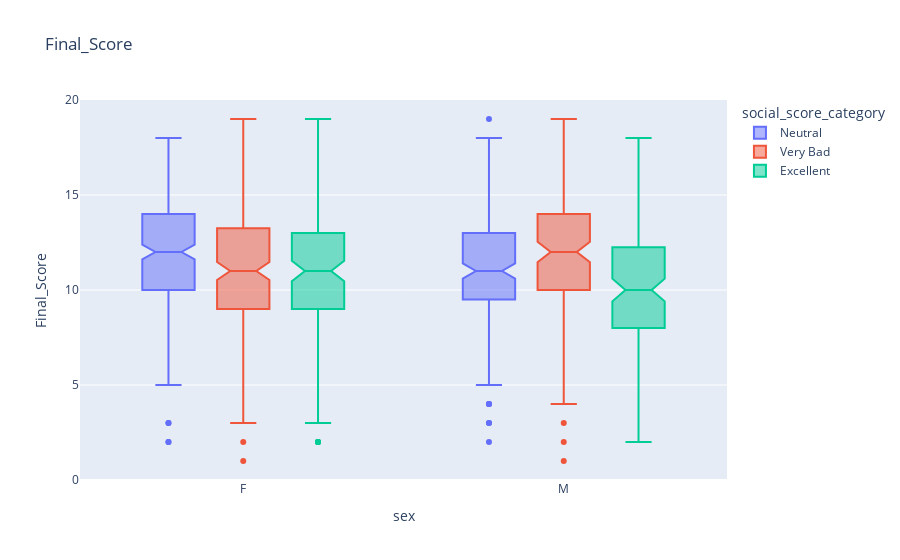

Write notebook code for a chart like this one.
### Code cell
fig = px.box(df, x="sex", y="Final_Score", color="social_score_category",
             notched=True, # used notched shape
             title="Final_Score",
             #hover_data=["day"] # add day column to hover data
            )
fig.show()

### Figure 1 — Plotly figure (JSON) as saved in the notebook; plotly's stock layout.template omitted (floating-point values rounded to 4 significant figures; data arrays with more than 128 entries replaced by an {"elided": "..."} marker saying what was removed)
{"data": [{"alignmentgroup": "True", "hovertemplate": "social_score_category=Neutral<br>sex=%{x}<br>Final_Score=%{y}<extra></extra>", "legendgroup": "Neutral", "marker": {"color": "#636efa"}, "name": "Neutral", "notched": true, "offsetgroup": "Neutral", "orientation": "v", "showlegend": true, "type": "box", "x": {"elided": "449 str values"}, "x0": " ", "xaxis": "x", "y": {"elided": "449 int values"}, "y0": " ", "yaxis": "y"}, {"alignmentgroup": "True", "hovertemplate": "social_score_category=Very Bad<br>sex=%{x}<br>Final_Score=%{y}<extra></extra>", "legendgroup": "Very Bad", "marker": {"color": "#EF553B"}, "name": "Very Bad", "notched": true, "offsetgroup": "Very Bad", "orientation": "v", "showlegend": true, "type": "box", "x": {"elided": "333 str values"}, "x0": " ", "xaxis": "x", "y": {"elided": "333 int values"}, "y0": " ", "yaxis": "y"}, {"alignmentgroup": "True", "hovertemplate": "social_score_category=Excellent<br>sex=%{x}<br>Final_Score=%{y}<extra></extra>", "legendgroup": "Excellent", "marker": {"color": "#00cc96"}, "name": "Excellent", "notched": true, "offsetgroup": "Excellent", "orientation": "v", "showlegend": true, "type": "box", "x": {"elided": "262 str values"}, "x0": " ", "xaxis": "x", "y": {"elided": "262 int values"}, "y0": " ", "yaxis": "y"}], "layout": {"autosize": true, "boxmode": "group", "legend": {"title": {"text": "social_score_category"}, "tracegroupgap": 0}, "title": {"text": "Final_Score"}, "xaxis": {"anchor": "y", "autorange": true, "domain": [0, 1], "range": [-0.5062, 1.506], "title": {"text": "sex"}, "type": "category"}, "yaxis": {"anchor": "x", "autorange": true, "domain": [0, 1], "range": [0, 20], "title": {"text": "Final_Score"}, "type": "linear"}}}
